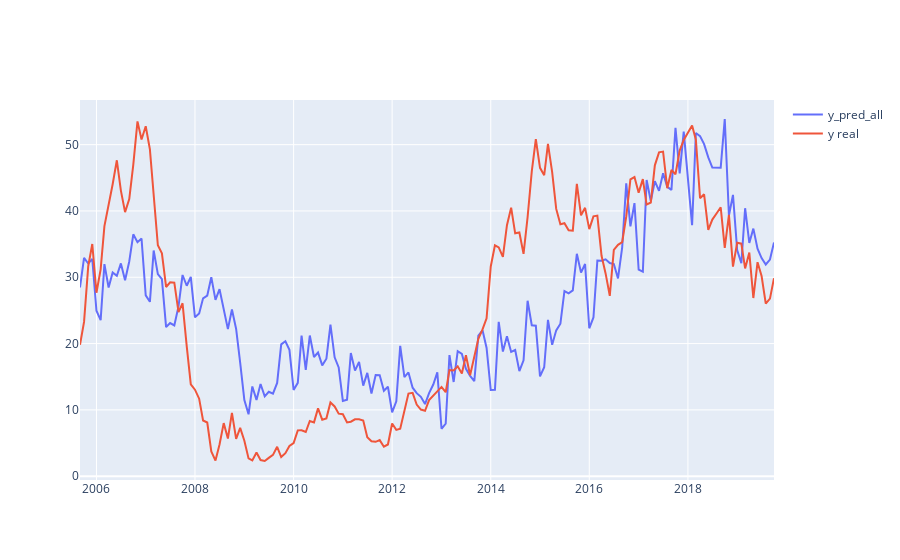

Here is the notebook cell this chart was saved with:
### Code cell
X_all = pd.concat([X_train, X_test])
y_all = pd.concat([y_train, y_test])
date_all = pd.concat([train_date, test_date])

lr2 = LinearRegression()
lr2.fit(X_all, y_all)
y_pred_all = lr2.predict(X_all)

fig = go.Figure()

# show_df = pd.DataFrame({"y test": y_test.values, "y pred": y_pred}, index=test_date.values)
fig.add_trace(go.Scatter(x=date_all, y=y_pred_all, name='y_pred_all'))
fig.add_trace(go.Scatter(x=date_all, y=y_all, name='y real'))

fig.show()

### Figure 1 — Plotly figure (JSON) as saved in the notebook; plotly's stock layout.template omitted (floating-point values rounded to 4 significant figures; data arrays with more than 128 entries replaced by an {"elided": "..."} marker saying what was removed)
{"data": [{"name": "y_pred_all", "type": "scatter", "x": {"elided": "169 str values"}, "y": {"elided": "169 float values"}}, {"name": "y real", "type": "scatter", "x": {"elided": "169 str values"}, "y": {"elided": "169 float values"}}], "layout": {}}
